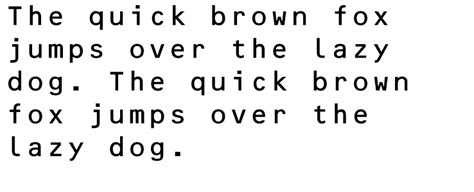
#> input picture sample1.png, 474 x 192 px
$ python ocr.py
#> lines starting #> are read from the running program, lines starting #| are printed output that depends on the picture
import pytesseract
import cv2

pytesseract.pytesseract.tesseract_cmd ='C:\\Users\\Nikita Sharma\\Tesseract\\tesseract.exe'

def readImg(imagePath):
#> called with imagePath = 'sample1.png'
    img = cv2.imread(imagePath)
#> img is the input picture: shape (192, 474, 3); min 0, max 255, mean 236.5
    img = cv2.cvtColor(img, cv2.COLOR_BGR2RGB)
    img = cv2.resize(img, (800, 700))
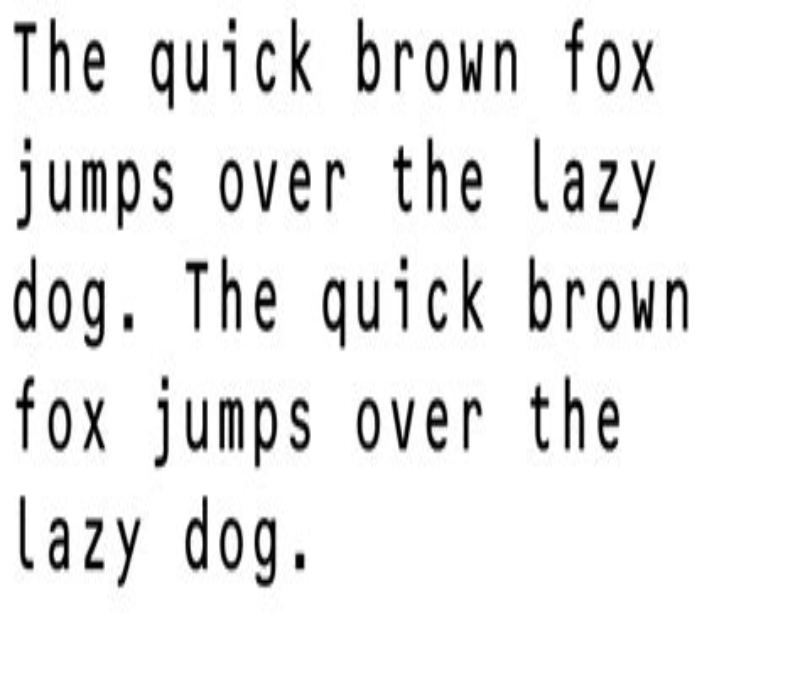
#> img: shape (700, 800, 3); min 0, max 255, mean 236.4
    return img

def detectChars(img):
    img2char = pytesseract.image_to_string(img)
    print(img2char)
    imgbox = pytesseract.image_to_boxes(img)
    imgH, imgW, _ = img.shape
    for boxes in imgbox.splitlines():
        boxes = boxes.split(" ")
        x,y,w,h = int(boxes[1]),int(boxes[2]),int(boxes[3]),int(boxes[4])
        cv2.rectangle(img,(x,imgH-y), (w,imgW-h), (0,0,255), 3)
        cv2.putText(img, boxes[0], (x, imgH-y+25), cv2.FONT_HERSHEY_COMPLEX, 1, (50, 50, 255), 2)
    cv2.imshow('Detected Characters', img)
    cv2.waitKey(0)

detectChars(readImg("sample1.png"))
#> (the call stopped at in detectChars, `img2char = pytesseract.image_to_string(img)`: pytesseract is not available in this run)
detectChars(readImg("sample2.png"))
#> call 2 of readImg, with imagePath = 'sample2.png'
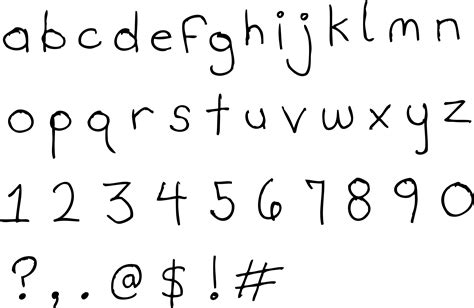
#> input picture sample2.png, 474 x 308 px
#> in readImg, img is the input picture: shape (308, 474, 3); min 0, max 255, mean 240.2
#> in readImg (call 2), `img = cv2.resize(img, (800, 700))`:
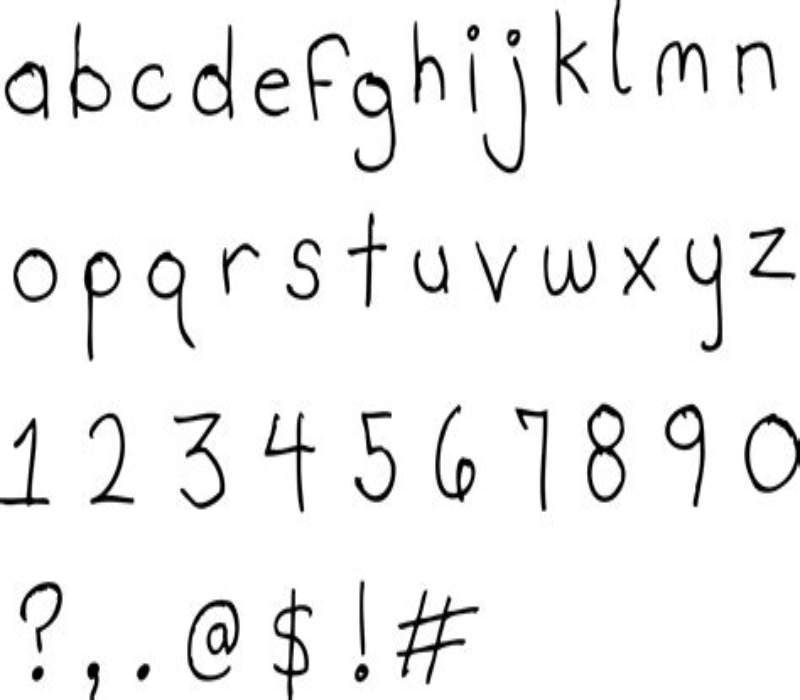
#> img: shape (700, 800, 3); min 0, max 255, mean 240.2
#> (the call stopped at in detectChars, `img2char = pytesseract.image_to_string(img)`: pytesseract is not available in this run)
